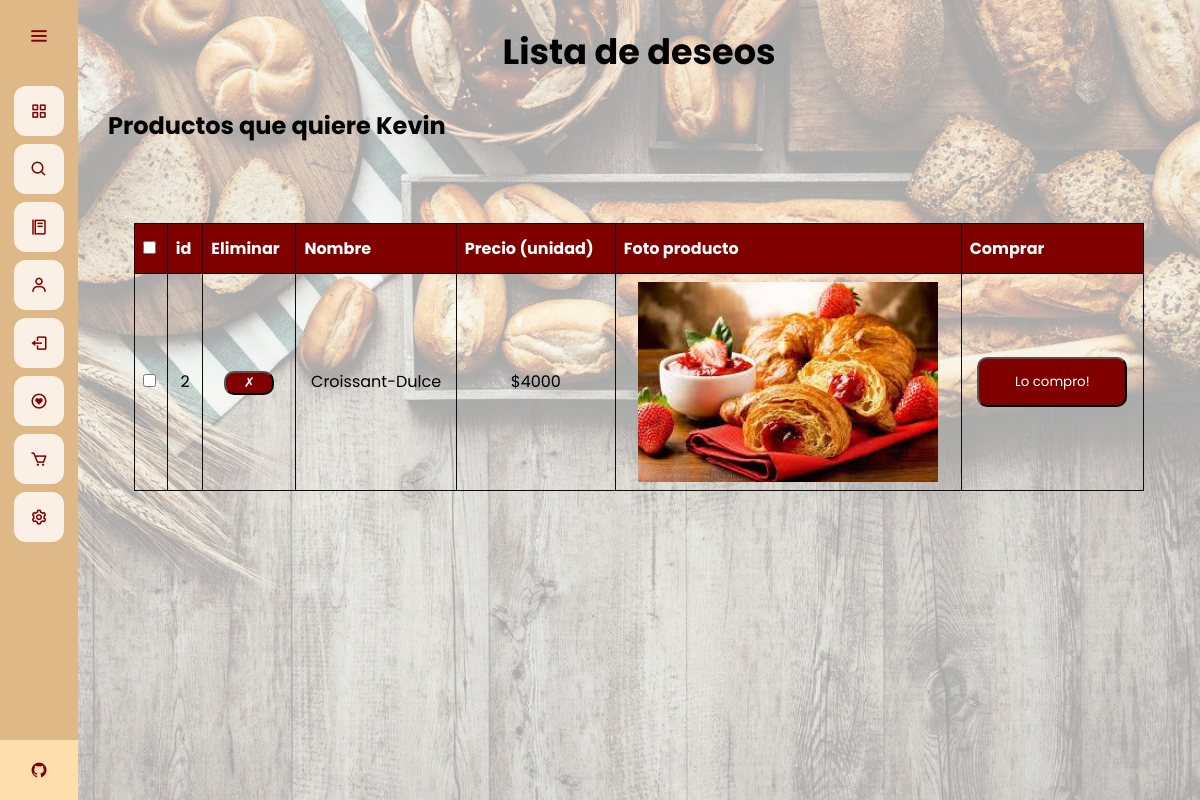
/lista-de-deseos (signed in), run on an earlier commit of the app's database.
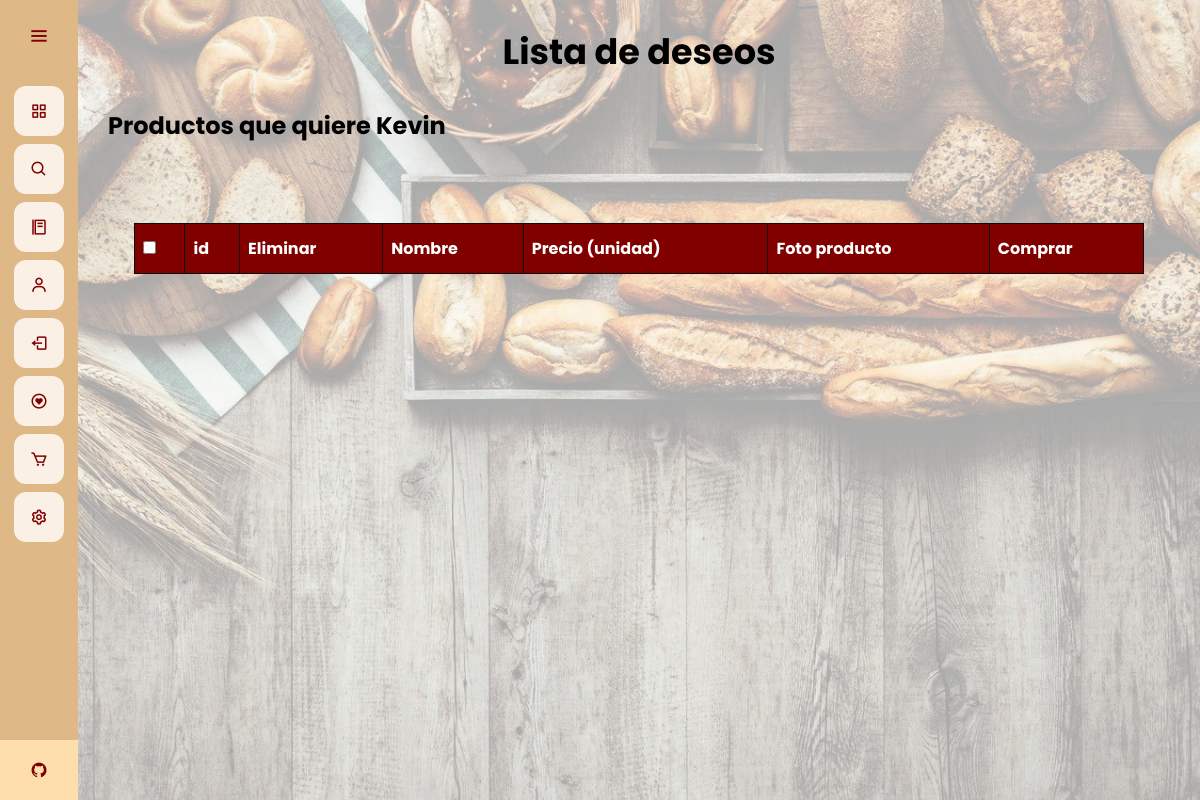
And on a later commit of the database.
### app.py (models this page shows)
class Wish(database.Model):
	id = database.Column(database.Integer, primary_key=True)
	product_id = database.Column(database.Integer, database.ForeignKey('products.id'))
	product_price = database.Column(database.Integer, database.ForeignKey('products.price'))
	user_id = database.Column(database.String(30), database.ForeignKey('user.username'))
	product_name = database.Column(database.String(30), database.ForeignKey('products.productname'))
	product_img = database.Column(database.Integer, database.ForeignKey('products.image_prod'))

### app.py (the view, shortened to what this page needs)
@app.route("/lista-de-deseos", methods=['GET', 'POST'])
@login_required
def lista():
	products = Wish.query.filter(Wish.user_id == current_user.username)
	if request.method == 'POST' and 'tagidcd' in request.form:
		id_t = request.form["tagidcd"]
		name_t = request.form['tagnamecd']
		product_d = Wish.query.filter_by(product_name = name_t).first()
		database.session.delete(product_d)
		database.session.commit()
	return render_template("listadeseos.html", products = products)

### app.py (called while the page is built)
@login_manager.user_loader
def load_user(user_id):
	return User.query.get(int(user_id))

@app.before_request
def make_session_permanent():
    session.permanent = True

### templates/listadeseos.html (shortened to what this page needs)
{% extends 'base.html' %}
{% block style %}
<link rel="stylesheet" href="{{ url_for('static', filename='css/style_lista.css') }}">
{% endblock %}
{% block content %}
<div class="conitaner">
    <br>
    <h1 class="title">
        Lista de deseos
    </h1>
    <div class="user">
        <h2>
            Productos que quiere {{ current_user.username }}
        </h2>
    </div>
    <br>
    <br>
    <div class="table-div">
        <table id="tableu" class="tableu" style="width: 90%">
            <thead>
                <tr>
                    <th>
                        <input type="checkbox" onclick="checkAll(this)">
                    </th>
                    <th>id</th>
                    <th>Eliminar</th>
                    <th>Nombre</th>
                    <th>Precio (unidad)</th>
                    <th>Foto producto</th>
                    <th>Comprar</th>
                </tr>
            </thead>
            <tbody>
                {% for product in products %}
                <tr>
                    <td><input type="checkbox" name="user"></td>
                    <td>
                        <div class="p_id">
                            {{ product.product_id }}
                        </div>
                    </td>
                    <td>
                        <div class="p_id">
                            <form action="" method="POST">
                                <input type="submit" value="&#10007;" class="form-control btn btn-primary " name="" id="buttonds">
                            </form>
                        </div>
                    </td>
                    <td>
                        <div class="p_id">
                            {{ product.product_name }}
                        </div>
                    </td>
                    <td>
                        <div class="p_id">
                            ${{ product.product_price }}
                        </div>
                    </td>
                    <td>
                        <div class="image">
                            <img src="{{ url_for('static', filename='images_plates/' + product.product_img) }}" alt="">
                        </div>
                    </td>
                    <td>
                        <div class="buy">
                            <form action="" method="POST">
                                <input type="submit" value="Lo compro!" class="form-control btn btn-primary " name="" id="buttond">
                            </form>
                        </div>
                    </td>
                </tr>
                {% endfor %}
            </tbody>
        </table>
    </div>
</div>
{% endblock %}

What changed in the data, as far as the page shows it:
removed Wish: product_id "2", product_name "Croissant-Dulce", product_price "4000", product_img (picture)
